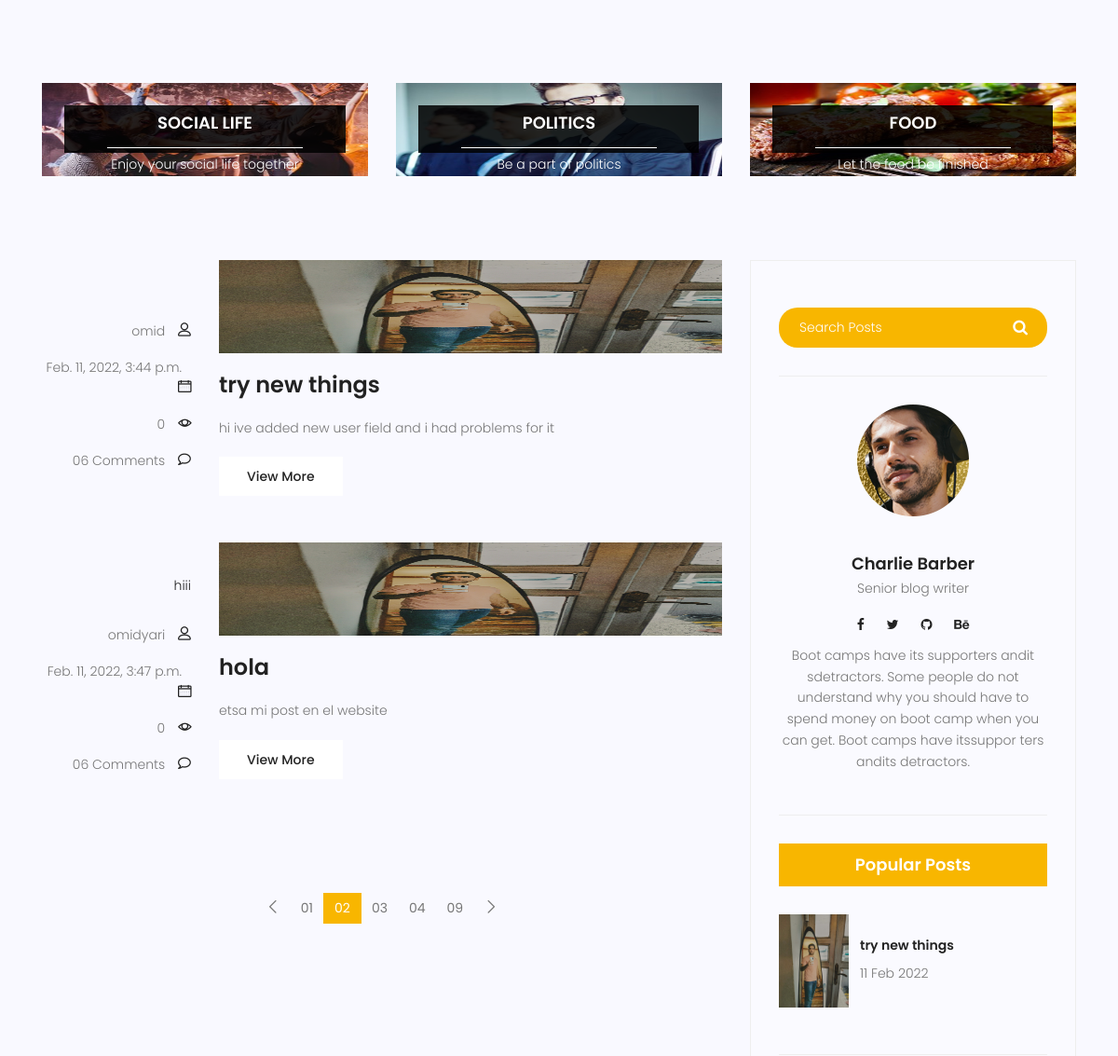
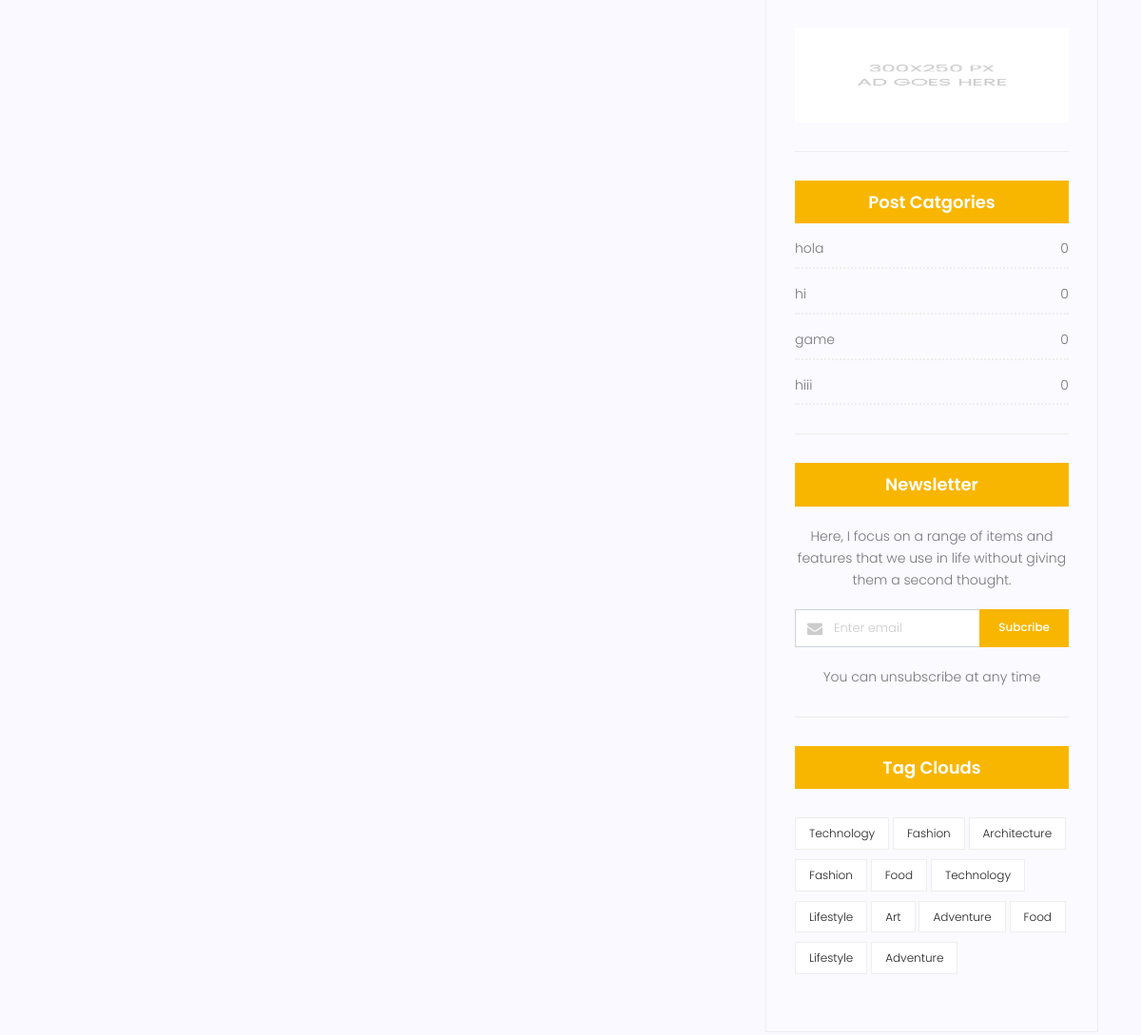
The page /blog/blog_home (middle part) on the database as committed earlier (2 pictures, top to bottom).
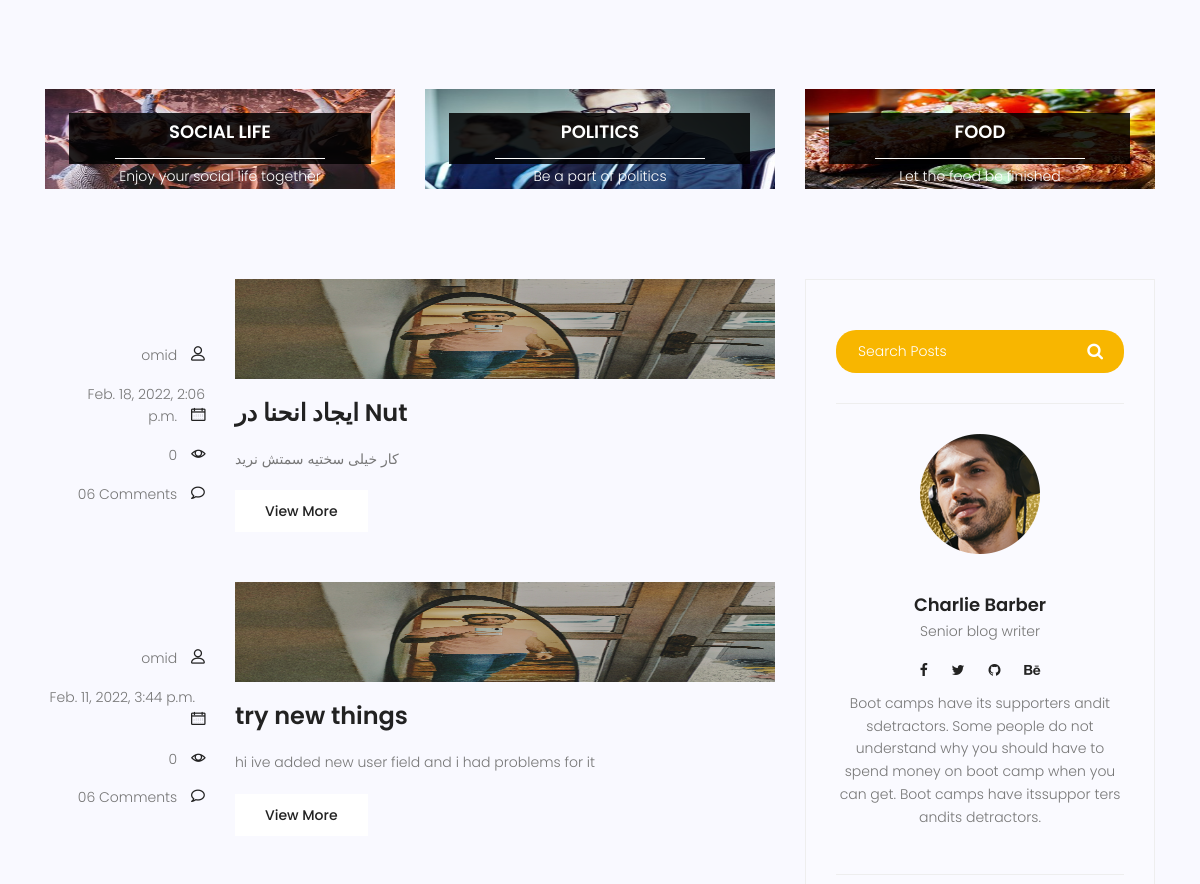
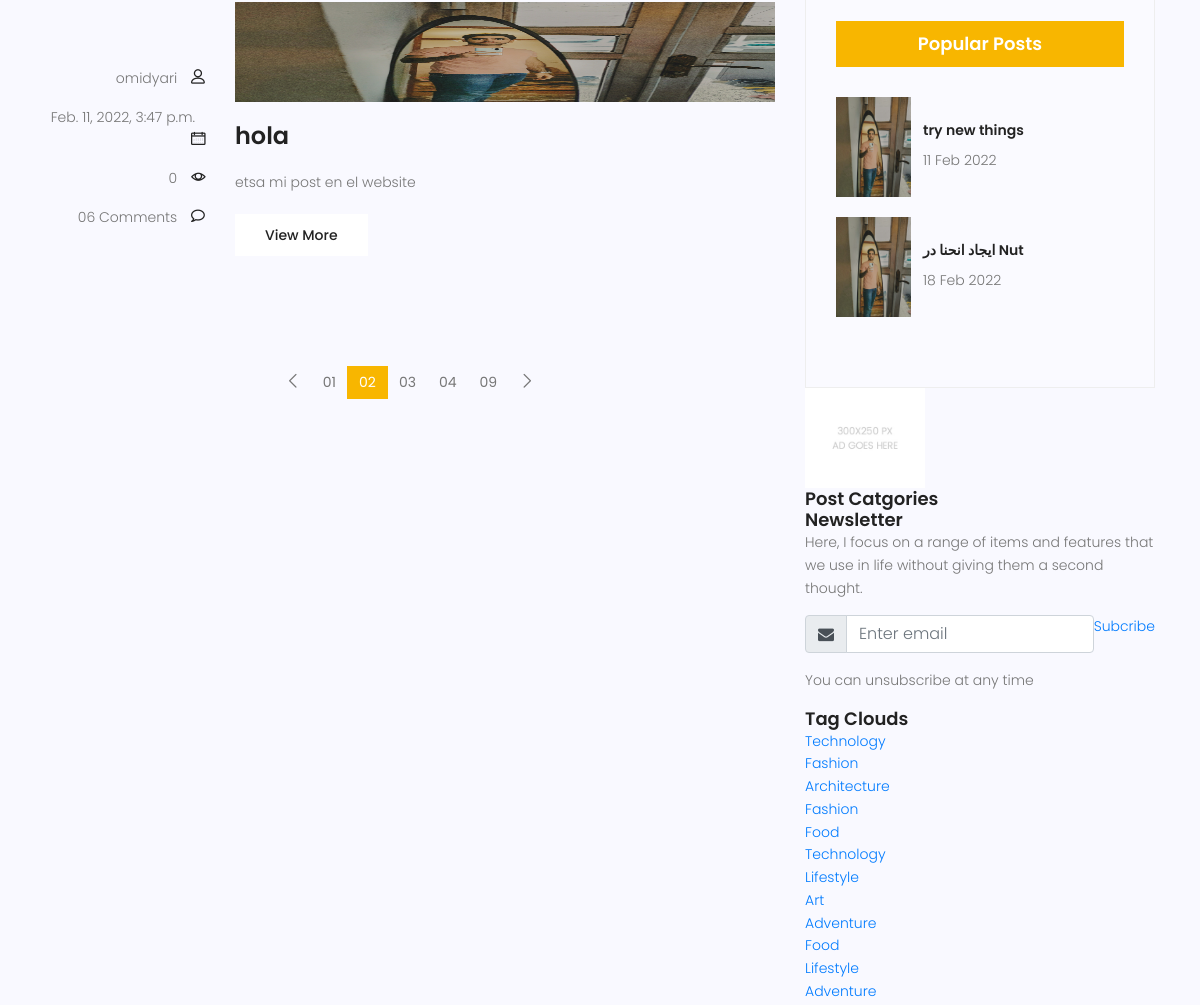
The same page on the database as committed later (2 pictures, top to bottom).
### blog/models.py (models this page shows, shortened)
class post(models.Model):
    image = models.ImageField(upload_to='blog/', default='blog/defult.jpg')
    escriber = models.ForeignKey(User, on_delete=models.CASCADE, default=None)
    title = models.CharField(max_length=250)
    text = models.TextField()
    category = models.ManyToManyField(category)
    counted_views = models.IntegerField(default=0)
    status = models.BooleanField(default=False)
    creted_date = models.DateField(auto_now_add=True)
    updated_time = models.DateTimeField(auto_now_add=True)
    published_date = models.DateTimeField(null=True)
    class Meta:
        ordering = ['-creted_date']

class category(models.Model):
    name = models.CharField(max_length=250)
    def __str__(self):
        return self.name

### blog/views.py (the view)
# urls.py: path('blog_home', blog_home, name='blog_home'),
def blog_home(request,cat=None):
    stat_date = date(2020, 1, 1)
    end_date = date.today()
    posts = post.objects.filter(creted_date__range=(stat_date, end_date))
    if cat:
        posts = posts.filter(category__name=cat)
    context = {'posts':posts}
    return render(request,'blog/blog-home.html', context)

### blog/templatetags/blog_tags.py (called while the page is built)
@register.inclusion_tag('blog/latestpost.html')
def latest_p():
    posts = post.objects.filter(status=1).order_by('published_date')
    context = {'posts': posts}
    return context

@register.inclusion_tag('blog/post-cat.html')
def post_cat():
    posts = post.objects.filter(status=1)
    categorys = category.objects.all()
    dic_cat= {}
    for name in categorys:
        dic_cat[name] = posts.filter(category=name).count()
    return {'categories': dic_cat}

### templates/blog/blog-home.html (shortened to what this page needs)
	<!DOCTYPE html>
	{% load static %}
	{% load blog_tags %}
	<html lang="zxx" class="no-js">
	<head>
			<link rel="stylesheet" href="{% static 'css/linearicons.css' %}">
			<link rel="stylesheet" href="{% static 'css/font-awesome.min.css' %}">
			<link rel="stylesheet" href="{% static 'css/bootstrap.css' %}">
			<link rel="stylesheet" href="{% static 'css/magnific-popup.css' %}">
			<link rel="stylesheet" href="{% static 'css/jquery-ui.css' %}">
			<link rel="stylesheet" href="{% static 'css/nice-select.css' %}">
			<link rel="stylesheet" href="{% static 'css/animate.min.css' %}">
			<link rel="stylesheet" href="{% static 'css/owl.carousel.css' %}">
			<link rel="stylesheet" href="{% static 'css/main.css' %}">
		</head>
		<body>
			<section class="top-category-widget-area pt-90 pb-90 ">
				<div class="container">
					<div class="row">
						<div class="col-lg-4">
							<div class="single-cat-widget">
								<div class="content relative">
									<div class="overlay overlay-bg"></div>
								    <a href="#" target="_blank">
								      <div class="thumb">
								  		 <img class="content-image img-fluid d-block mx-auto" src="{% static 'img/blog/cat-widget1.jpg' %}" alt="">
								  	  </div>
								      <div class="content-details">
								        <h4 class="content-title mx-auto text-uppercase">Social life</h4>
								        <p>Enjoy your social life together</p>
								      </div>
								    </a>
								</div>
							</div>
						</div>
						<div class="col-lg-4">
							<div class="single-cat-widget">
								<div class="content relative">
									<div class="overlay overlay-bg"></div>
								    <a href="#" target="_blank">
								      <div class="thumb">
								  		 <img class="content-image img-fluid d-block mx-auto" src="{% static 'img/blog/cat-widget2.jpg' %}" alt="">
								  	  </div>
								      <div class="content-details">
								        <h4 class="content-title mx-auto text-uppercase">Politics</h4>
								        <p>Be a part of politics</p>
								      </div>
								    </a>
								</div>
							</div>
						</div>
						<div class="col-lg-4">
							<div class="single-cat-widget">
								<div class="content relative">
									<div class="overlay overlay-bg"></div>
								    <a href="#" target="_blank">
								      <div class="thumb">
								  		 <img class="content-image img-fluid d-block mx-auto" src="{% static 'img/blog/cat-widget3.jpg' %}" alt="">
								  	  </div>
								      <div class="content-details">
								        <h4 class="content-title mx-auto text-uppercase">Food</h4>
								        <p>Let the food be finished</p>
								      </div>
								    </a>
								</div>
							</div>
						</div>
					</div>
				</div>
			</section>
			<section class="post-content-area">
				<div class="container">
					<div class="row">
						<div class="col-lg-8 posts-list">
							{% for post in posts %}
							<div class="single-post row">
								<div class="col-lg-3  col-md-3 meta-details">
									<ul class="tags">
										{% for cato in post.category.all %}
										<li><a href="{% url 'blog:category' cat=cato.name %}">{{ cato.name }}</a> {% if not forloop.last %},{% endif %} </li>
										{% endfor %}
									</ul>
									<div class="user-details row">
										<p class="user-name col-lg-12 col-md-12 col-6"><a href="#">{{ post.escriber }}</a> <span class="lnr lnr-user"></span></p>
										<p class="date col-lg-12 col-md-12 col-6"><a href="#">{{ post.published_date }}</a> <span class="lnr lnr-calendar-full"></span></p>
										<p class="view col-lg-12 col-md-12 col-6"><a href="#">{{ post.counted_views }}</a> <span class="lnr lnr-eye"></span></p>
										<p class="comments col-lg-12 col-md-12 col-6"><a href="#">06 Comments</a> <span class="lnr lnr-bubble"></span></p>
									</div>
								</div>
								<div class="col-lg-9 col-md-9 ">
									<div class="feature-img">
										<img class="img-fluid" src="{{ post.image.url }}" alt="">
									</div>
									<a class="posts-title" href="{% url 'blog:blog_single' pid=post.id %}"><h3> {{ post.title }} </h3></a>
									<p class="excert">
										{{ post.text }}
									</p>
									<a href="#" class="primary-btn">View More</a>
								</div>
							</div>
							{% endfor %}
		                    <nav class="blog-pagination justify-content-center d-flex">
		                        <ul class="pagination">
		                            <li class="page-item">
		                                <a href="#" class="page-link" aria-label="Previous">
		                                    <span aria-hidden="true">
		                                        <span class="lnr lnr-chevron-left"></span>
		                                    </span>
		                                </a>
		                            </li>
		                            <li class="page-item"><a href="#" class="page-link">01</a></li>
		                            <li class="page-item active"><a href="#" class="page-link">02</a></li>
		                            <li class="page-item"><a href="#" class="page-link">03</a></li>
		                            <li class="page-item"><a href="#" class="page-link">04</a></li>
		                            <li class="page-item"><a href="#" class="page-link">09</a></li>
		                            <li class="page-item">
		                                <a href="#" class="page-link" aria-label="Next">
		                                    <span aria-hidden="true">
		                                        <span class="lnr lnr-chevron-right"></span>
		                                    </span>
		                                </a>
		                            </li>
		                        </ul>
		                    </nav>
						</div>
						<div class="col-lg-4 sidebar-widgets">
							<div class="widget-wrap">
								<div class="single-sidebar-widget search-widget">
									<form class="search-form" action="#">
			                            <input placeholder="Search Posts" name="search" type="text" onfocus="this.placeholder = ''" onblur="this.placeholder = 'Search Posts'" >
			                            <button type="submit"><i class="fa fa-search"></i></button>
			                        </form>
								</div>
								<div class="single-sidebar-widget user-info-widget">
									<img src="{% static 'img/blog/user-info.png' %}" alt="">
									<a href="#"><h4>Charlie Barber</h4></a>
									<p>
										Senior blog writer
									</p>
									<ul class="social-links">
										<li><a href="#"><i class="fa fa-facebook"></i></a></li>
										<li><a href="#"><i class="fa fa-twitter"></i></a></li>
										<li><a href="#"><i class="fa fa-github"></i></a></li>
										<li><a href="#"><i class="fa fa-behance"></i></a></li>
									</ul>
									<p>
										Boot camps have its supporters andit sdetractors. Some people do not understand why you should have to spend money on boot camp when you can get. Boot camps have itssuppor ters andits detractors.
									</p>
								</div>
                                {% latest_p %}
								<div class="single-sidebar-widget ads-widget">
									<a href="#"><img class="img-fluid" src="{% static 'img/blog/ads-banner.jpg' %}" alt=""></a>
								</div>
								{% post_cat %}
								<div class="single-sidebar-widget newsletter-widget">
									<h4 class="newsletter-title">Newsletter</h4>
									<p>
										Here, I focus on a range of items and features that we use in life without
										giving them a second thought.
									</p>
									<div class="form-group d-flex flex-row">
									   <div class="col-autos">
									      <div class="input-group">
									        <div class="input-group-prepend">
									          <div class="input-group-text"><i class="fa fa-envelope" aria-hidden="true"></i>
											</div>
									        </div>
									        <input type="text" class="form-control" id="inlineFormInputGroup" placeholder="Enter email" onfocus="this.placeholder = ''" onblur="this.placeholder = 'Enter email'" >
									      </div>
									    </div>
									    <a href="#" class="bbtns">Subcribe</a>
									</div>
									<p class="text-bottom">
										You can unsubscribe at any time
									</p>
								</div>
								<div class="single-sidebar-widget tag-cloud-widget">
									<h4 class="tagcloud-title">Tag Clouds</h4>
									<ul>
										<li><a href="#">Technology</a></li>
										<li><a href="#">Fashion</a></li>
										<li><a href="#">Architecture</a></li>
										<li><a href="#">Fashion</a></li>
										<li><a href="#">Food</a></li>
										<li><a href="#">Technology</a></li>
										<li><a href="#">Lifestyle</a></li>
										<li><a href="#">Art</a></li>
										<li><a href="#">Adventure</a></li>
										<li><a href="#">Food</a></li>
										<li><a href="#">Lifestyle</a></li>
										<li><a href="#">Adventure</a></li>
									</ul>
								</div>
							</div>
						</div>
					</div>
				</div>
			</section>
		</body>
	</html>

### templates/blog/latestpost.html
{% load static %}
                                <div class="single-sidebar-widget popular-post-widget">
									<h4 class="popular-title">Popular Posts</h4>
									<div class="popular-post-list">
                                        {% for post in posts %}
										<div class="single-post-list d-flex flex-row align-items-center">
											<div class="thumb">
												<img class="img-fluid" src="{{ post.image.url }}" alt=""">
											</div>
											<div class="details">
												<a href="{% url 'blog:blog_single' pid=post.id %}"><h6>{{post.title}}</h6></a>
												<p>{{post.published_date|date:"d M Y"}}</p>
											</div>
										</div>
									</div>
                                    {% endfor %}
								</div>

### templates/blog/post-cat.html
{% load static %}
<div class="single-sidebar-widget post-category-widget">
    <h4 class="category-title">Post Catgories</h4>
    <ul class="cat-list">
        {% for name,count  in categories.items %}
        <li>
            <a href="{% url 'blog:category' cat=name %}" class="d-flex justify-content-between">
                <p>{{name}}</p>
                <p>{{count}}</p>
            </a>
        </li>
        {% endfor %}
    </ul>
</div>

Rows that differ between the two databases and show on the page:
removed category: name "hiii", count "0"
removed category: name "hola", count "0", shown under "Post Catgories"
removed category: name "hi", count "0", shown under "Post Catgories"
removed category: name "game", count "0", shown under "Post Catgories"
added post: escriber "omid", published_date "Feb. 18, 2022, 2:06 p.m.", counted_views "0", image (picture), title "ایجاد انحنا در Nut", text "کار خیلی سختیه سمتش نرید", published_date "18 Feb 2022"
